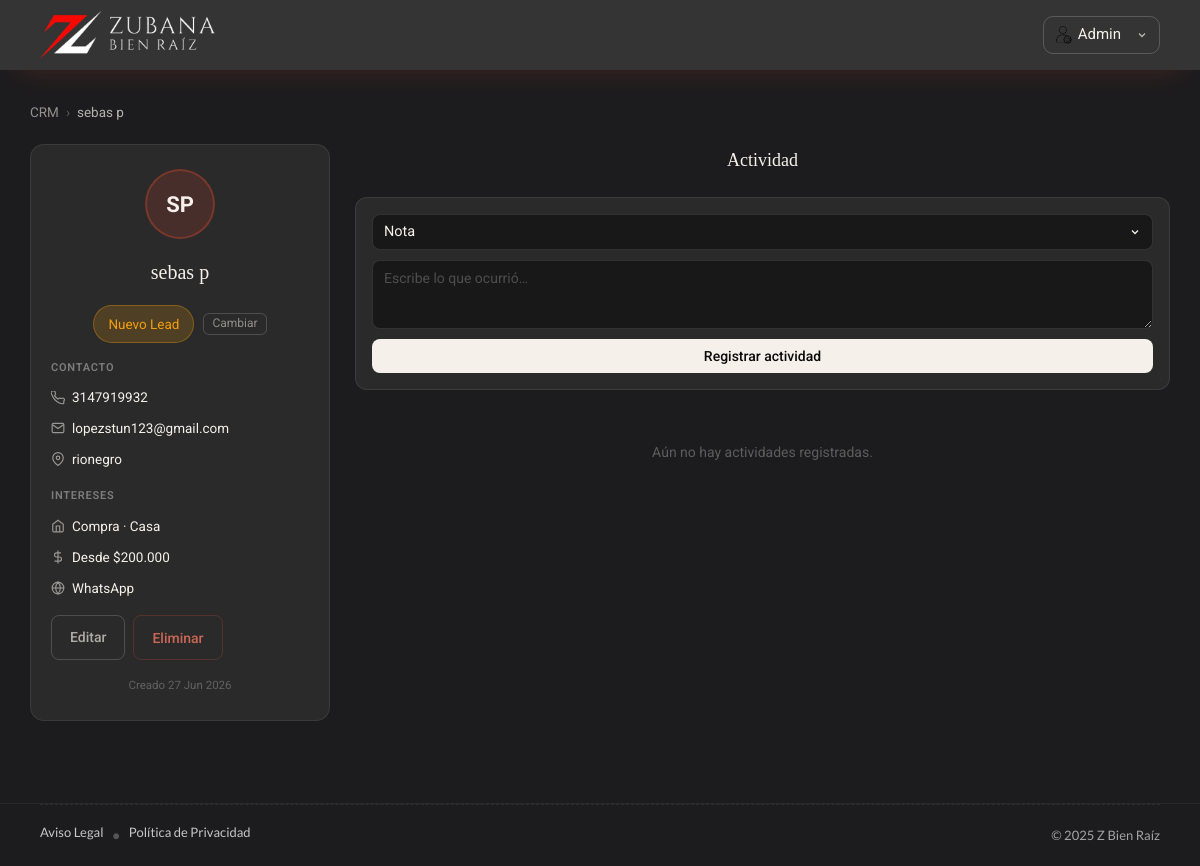
Page /crm/cliente?id=1 (signed in) on the committed database.
### tables this page shows
CREATE TABLE `clientes` (
  `id` int unsigned NOT NULL AUTO_INCREMENT,
  `nombre` varchar(100) NOT NULL,
  `apellido` varchar(100) NOT NULL DEFAULT '',
  `telefono` varchar(25) NOT NULL DEFAULT '',
  `email` varchar(150) NOT NULL DEFAULT '',
  `ciudad` varchar(100) NOT NULL DEFAULT '',
  `presupuesto_min` bigint unsigned NOT NULL DEFAULT '0',
  `presupuesto_max` bigint unsigned NOT NULL DEFAULT '0',
  `tipo_busqueda` enum('Compra','Arriendo','Ambos') NOT NULL DEFAULT 'Compra',
  `tipo_propiedad` varchar(100) NOT NULL DEFAULT '',
  `fuente` enum('Web','WhatsApp','Instagram','Facebook','TikTok','Referido','Llamada','Otro') NOT NULL DEFAULT 'Otro',
  `estado` enum('nuevo','contactado','interesado','negociacion','cerrado','perdido') NOT NULL DEFAULT 'nuevo',
  `notas` text,
  `created_at` timestamp NOT NULL DEFAULT CURRENT_TIMESTAMP,
  `updated_at` timestamp NOT NULL DEFAULT CURRENT_TIMESTAMP ON UPDATE CURRENT_TIMESTAMP,
  PRIMARY KEY (`id`)
);

### controllers/CrmController.php (called while the page is built, shortened)
<?php
class CrmController {
    private static function getFlash(string $key): ?string {
        $msg = $_SESSION[$key] ?? null;
        return $msg;
    }
    public static function detalle(Router $router): void {
        $id      = (int) ($_GET['id'] ?? 0);
        $cliente = Cliente::find($id);
        $router->render('crm/detalle', [
            'cliente'     => $cliente,
            'actividades' => CrmActividad::getByCliente($id),
            'etapas'      => Cliente::etapas(),
            'tiposAct'    => CrmActividad::tipos(),
            'exito'       => self::getFlash('crm_exito'),
            'error'       => self::getFlash('crm_error'),
        ]);
    }
}

### public/index.php (called while the page is built, shortened)
<?php
$router = new Router();
$router->get('/', [PaginaController::class, 'index']);
$router->get('/propiedad', [PaginaController::class, 'propiedad']);
$router->get('/tipo-propiedad', [PropiedadController::class, 'tipoPropiedad']);
$router->get('/propiedades/crear-casa', [PropiedadController::class, 'crearCasa']);
$router->post('/propiedades/crear-casa', [PropiedadController::class, 'crearCasa']);
$router->get('/propiedades/actualizar-casa', [PropiedadController::class, 'actualizarCasa']);
$router->post('/propiedades/actualizar-casa', [PropiedadController::class, 'actualizarCasa']);
$router->get('/propiedades/crear-finca', [FincaController::class, 'crearFinca']);
$router->post('/propiedades/crear-finca', [FincaController::class, 'crearFinca']);
$router->get('/propiedades/actualizar-finca', [FincaController::class, 'actualizarFinca']);
$router->post('/propiedades/actualizar-finca', [FincaController::class, 'actualizarFinca']);
$router->get('/propiedades/crear-apartamento', [ApartamentoController::class, 'crearApartamento']);
$router->post('/propiedades/crear-apartamento', [ApartamentoController::class, 'crearApartamento']);
$router->get('/propiedades/actualizar-apartamento', [ApartamentoController::class, 'actualizarApartamento']);
$router->post('/propiedades/actualizar-apartamento', [ApartamentoController::class, 'actualizarApartamento']);
$router->get('/propiedades/crear-lote', [LotesController::class, 'crearLotes']);
$router->post('/propiedades/crear-lote', [LotesController::class, 'crearLotes']);
$router->get('/propiedades/actualizar-lote', [LotesController::class, 'actualizarLotes']);
$router->post('/propiedades/actualizar-lote', [LotesController::class, 'actualizarLotes']);
$router->get('/propiedades/crear-local', [LocalController::class, 'crearLocal']);
$router->post('/propiedades/crear-local', [LocalController::class, 'crearLocal']);
$router->get('/propiedades/actualizar-local', [LocalController::class, 'actualizarLocal']);
$router->post('/propiedades/actualizar-local', [LocalController::class, 'actualizarLocal']);
$router->get('/aviso-legal', [AvisoPoliticasController::class, 'avisoLegal'] );
$router->get('/politica-de-privacidad', [AvisoPoliticasController::class, 'politicasPrivacidad' ]);
$router->post('/propiedades/eliminar', [PropiedadController::class, 'eliminar']);
$router->get('/webhook/whatsapp',  [WhatsAppController::class, 'verificar']);
$router->post('/webhook/whatsapp', [WhatsAppController::class, 'recibir']);
$router->get('/crm/whatsapp',      [WhatsAppController::class, 'configuracion']);
$router->get('/crm',             [CrmController::class, 'index']);
$router->get('/crm/crear',       [CrmController::class, 'crear']);
$router->post('/crm/crear',      [CrmController::class, 'crear']);
$router->get('/crm/cliente',     [CrmController::class, 'detalle']);
$router->get('/crm/editar',      [CrmController::class, 'editar']);
$router->post('/crm/editar',     [CrmController::class, 'editar']);
$router->post('/crm/actividad',  [CrmController::class, 'actividad']);
$router->post('/crm/estado',     [CrmController::class, 'estado']);
$router->post('/crm/eliminar',   [CrmController::class, 'eliminar']);
$router->get('/configuraciones', [ConfiguracionesController::class, 'index']);
$router->post('/configuraciones/guardar', [ConfiguracionesController::class, 'guardar']);
$router->post('/configuraciones/reset', [ConfiguracionesController::class, 'resetear']);
$router->get('/login', [LoginController::class, 'login']);
$router->post('/login', [LoginController::class, 'login']);
$router->get('/logout', [LoginController::class, 'logout']);
$router->get('/api/buscar', [ApiBusquedaController::class, 'buscar']);
$router->comprobarRutas();
?>

### models/ActiveRecord.php (called while the page is built, shortened)
<?php
class ActiveRecord {
    protected static $db;
    protected static $tabla = '';
    public static function setDB($database): void {
        self::$db = $database;
    }
    public static function find(int $id): ?object {
        $query = "SELECT * FROM " . static::$tabla . " WHERE id = {$id}";
        $resultado = self::consultarSQL($query);
        return array_shift($resultado);
    }
    public static function consultarSQL(string $query): array {
        $resultado = self::$db->query($query);
        $array = [];
        while ($registro = $resultado->fetch_assoc()) {
            $array[] = static::crearObjeto($registro);
        }
        return $array;
    }
    protected static function crearObjeto(array $registro): static {
        $objeto = new static;
        foreach ($registro as $key => $value) {
            if (property_exists($objeto, $key)) {
                $objeto->$key = $value;
            }
        }
        return $objeto;
    }
}

### models/Cliente.php (called while the page is built, shortened)
<?php
class Cliente extends ActiveRecord {
    public string  $nombre         = '';
    public string  $apellido       = '';
    public int     $presupuesto_min = 0;
    public int     $presupuesto_max = 0;
    public function nombreCompleto(): string {
        return trim($this->nombre . ' ' . $this->apellido);
    }
    public function iniciales(): string {
        return strtoupper(($this->nombre[0] ?? '?') . ($this->apellido[0] ?? ''));
    }
    public function presupuestoFormateado(): string {
        $min = (int) $this->presupuesto_min;
        $max = (int) $this->presupuesto_max;
        $fmt = fn(int $n) => '$' . number_format($n, 0, ',', '.');
        return $max ? 'Hasta ' . $fmt($max) : 'Desde ' . $fmt($min);
    }
}

### views/crm/detalle.php (the view, shortened to what this page needs)
<?php
$etapas   = $etapas   ?? [];
$tiposAct = $tiposAct ?? [];
$etapa    = $etapas[$cliente->estado] ?? ['label' => $cliente->estado, 'color' => '#888'];
?>
<main class="crm-page">
<div class="crm-wrap">
    <div class="crm-breadcrumb">
        <a href="/crm">CRM</a>
        <span>›</span>
        <span><?= htmlspecialchars($cliente->nombreCompleto(), ENT_QUOTES) ?></span>
    </div>
    <div class="crm-detalle">
        <aside class="crm-perfil">
            <div class="crm-perfil__avatar"><?= htmlspecialchars($cliente->iniciales(), ENT_QUOTES) ?></div>
            <h2 class="crm-perfil__nombre"><?= htmlspecialchars($cliente->nombreCompleto(), ENT_QUOTES) ?></h2>
            <div class="crm-perfil__estado-wrap">
                <span class="crm-badge crm-badge--lg" id="estadoBadge"
                      style="--stage-color:<?= $etapa['color'] ?>">
                    <?= $etapa['label'] ?>
                </span>
                <button class="crm-perfil__change-btn" id="btnCambiarEstado">Cambiar</button>
            </div>
            <div class="crm-perfil__section">
                <h4>Contacto</h4>
                <ul class="crm-perfil__list">
                    <?php if ($cliente->telefono): ?>
                    <li>
                        <a href="tel:<?= htmlspecialchars($cliente->telefono, ENT_QUOTES) ?>">
                            <?= htmlspecialchars($cliente->telefono, ENT_QUOTES) ?>
                        </a>
                    </li>
                    <?php endif; ?>
                    <?php if ($cliente->email): ?>
                    <li>
                        <svg width="14" height="14" viewBox="0 0 24 24" fill="none" stroke="currentColor" stroke-width="2"><path d="M4 4h16c1.1 0 2 .9 2 2v12c0 1.1-.9 2-2 2H4c-1.1 0-2-.9-2-2V6c0-1.1.9-2 2-2z"/><polyline points="22,6 12,13 2,6"/></svg>
                        <a href="mailto:<?= htmlspecialchars($cliente->email, ENT_QUOTES) ?>">
                            <?= htmlspecialchars($cliente->email, ENT_QUOTES) ?>
                        </a>
                    </li>
                    <?php endif; ?>
                    <?php if ($cliente->ciudad): ?>
                    <li>
                        <svg width="14" height="14" viewBox="0 0 24 24" fill="none" stroke="currentColor" stroke-width="2"><path d="M21 10c0 7-9 13-9 13s-9-6-9-13a9 9 0 0118 0z"/><circle cx="12" cy="10" r="3"/></svg>
                        <?= htmlspecialchars($cliente->ciudad, ENT_QUOTES) ?>
                    </li>
                    <?php endif; ?>
                </ul>
            </div>
            <div class="crm-perfil__section">
                <h4>Intereses</h4>
                <ul class="crm-perfil__list">
                    <li><svg width="14" height="14" viewBox="0 0 24 24" fill="none" stroke="currentColor" stroke-width="2"><path d="M3 9l9-7 9 7v11a2 2 0 01-2 2H5a2 2 0 01-2-2z"/><polyline points="9 22 9 12 15 12 15 22"/></svg>
                        <?= htmlspecialchars($cliente->tipo_busqueda, ENT_QUOTES) ?>
                        <?php if ($cliente->tipo_propiedad): ?> · <?= htmlspecialchars($cliente->tipo_propiedad, ENT_QUOTES) ?><?php endif; ?>
                    </li>
                    <li>
                        <svg width="14" height="14" viewBox="0 0 24 24" fill="none" stroke="currentColor" stroke-width="2"><line x1="12" y1="1" x2="12" y2="23"/><path d="M17 5H9.5a3.5 3.5 0 000 7h5a3.5 3.5 0 010 7H6"/></svg>
                        <?= $cliente->presupuestoFormateado() ?>
                    </li>
                    <li>
                        <svg width="14" height="14" viewBox="0 0 24 24" fill="none" stroke="currentColor" stroke-width="2"><circle cx="12" cy="12" r="10"/><line x1="2" y1="12" x2="22" y2="12"/><path d="M12 2a15.3 15.3 0 014 10 15.3 15.3 0 01-4 10 15.3 15.3 0 01-4-10 15.3 15.3 0 014-10z"/></svg>
                        <?= htmlspecialchars($cliente->fuente, ENT_QUOTES) ?>
                    </li>
                </ul>
            </div>
            <div class="crm-perfil__actions">
                <a href="/crm/editar?id=<?= $cliente->id ?>" class="crm-btn crm-btn--secondary">Editar</a>
                <button class="crm-btn crm-btn--danger" id="btnEliminar">Eliminar</button>
            </div>
            <p class="crm-perfil__created">
                Creado <?= date('d M Y', strtotime($cliente->created_at)) ?>
            </p>
        </aside>
        <section class="crm-actividades-panel">
            <h3 class="crm-actividades-panel__title">Actividad</h3>
            <form class="crm-add-act" id="formActividad">
                <div class="crm-add-act__row">
                    <select name="tipo" class="crm-select crm-add-act__tipo">
                        <?php foreach ($tiposAct as $k => $t): ?>
                        <option value="<?= $k ?>"><?= htmlspecialchars($t['label'], ENT_QUOTES) ?></option>
                        <?php endforeach; ?>
                    </select>
                </div>
                <textarea name="descripcion" class="crm-textarea" rows="3"
                          placeholder="Escribe lo que ocurrió…" required></textarea>
                <button type="submit" class="crm-btn crm-btn--primary">Registrar actividad</button>
            </form>
            <div class="crm-timeline" id="timeline">
                <?php if (empty($actividades)): ?>
                <p class="crm-timeline__empty">Aún no hay actividades registradas.</p>
                <?php else: foreach ($actividades as $act):
                    $tipoInfo = $tiposAct[$act->tipo] ?? ['label' => $act->tipo, 'ico' => 'O'];
                ?>
                <div class="crm-tl-item">
                    <div class="crm-tl-item__ico"><?= $tipoInfo['ico'] ?></div>
                    <div class="crm-tl-item__content">
                        <div class="crm-tl-item__head">
                            <span class="crm-tl-item__tipo"><?= $tipoInfo['label'] ?></span>
                            <span class="crm-tl-item__fecha">
                                <?= date('d M Y · H:i', strtotime($act->created_at)) ?>
                            </span>
                        </div>
                        <p class="crm-tl-item__desc"><?= nl2br(htmlspecialchars($act->descripcion, ENT_QUOTES)) ?></p>
                    </div>
                </div>
                <?php endforeach; endif; ?>
            </div>
        </section>
    </div>
</div>
</main>

### rows in the picture
clientes: $cliente->nombreCompleto() "sebas p", $cliente->iniciales() "SP", estado "Nuevo Lead", telefono "3147919932", email "lopezstun123@gmail.com", ciudad "rionegro", tipo_busqueda "Compra", tipo_propiedad "Casa", $cliente->presupuestoFormateado() "Desde $200.000", fuente "WhatsApp", created_at "27 Jun 2026"

### other values in the picture
form field tipo "Nota"
